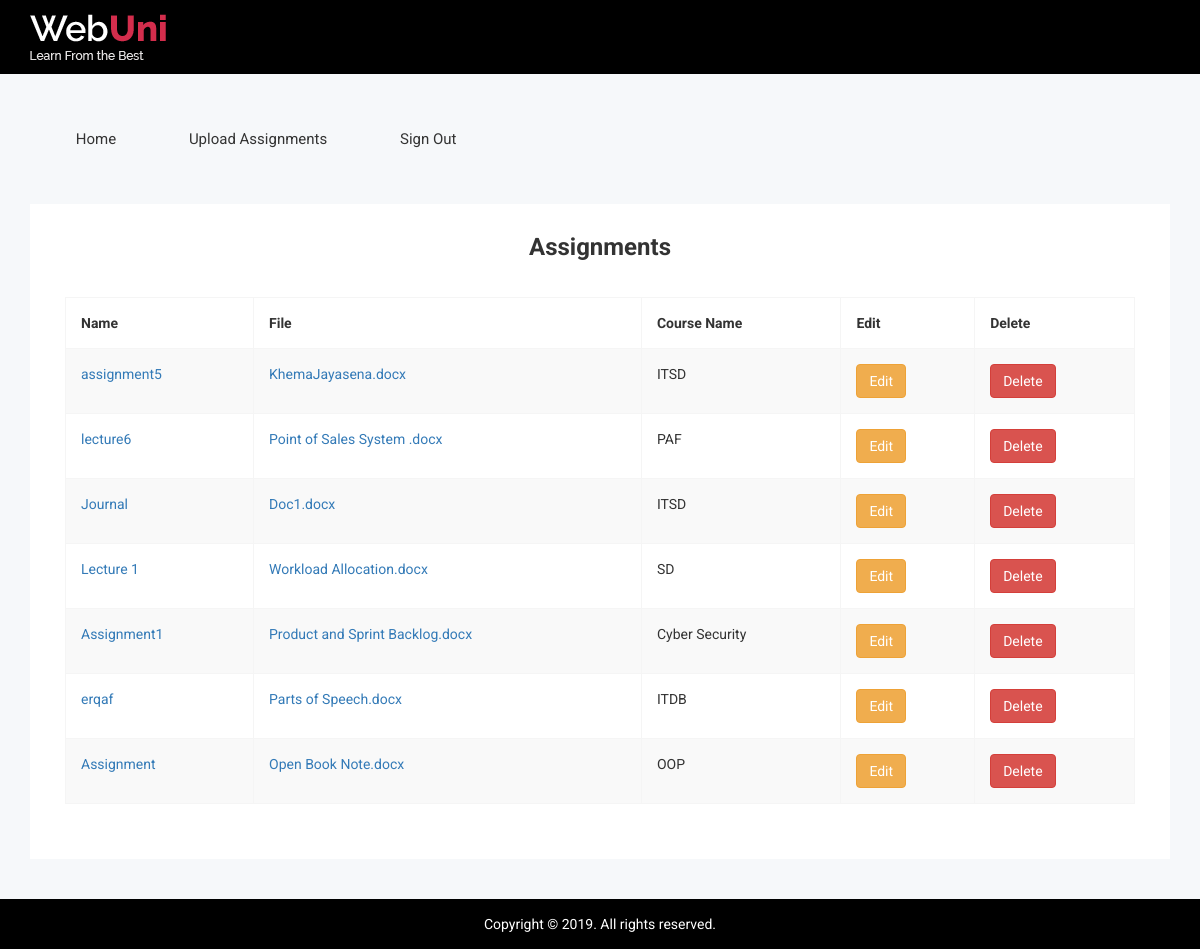
The app's page /Admin/Lecturer/assignments/index.php with its own data.
### tables this page shows
CREATE TABLE `tbl_asses` (
  `id` int(11) NOT NULL,
  `name` varchar(255) NOT NULL,
  `file` varchar(250) DEFAULT NULL,
  `course` varchar(255) NOT NULL
);

### Admin/Lecturer/assignments/index.php (the view, shortened to what this page needs)
<!doctype html>
<html class="no-js" lang="">
<?php
require_once "connection.php";
?>
<head>
  <link rel="stylesheet" href="css/bootstrap.min.css">
  <link rel="stylesheet" href="css/font-awesome.min.css">
  <link rel="stylesheet" href="css/owl.carousel.css">
  <link rel="stylesheet" href="css/owl.theme.css">
  <link rel="stylesheet" href="css/owl.transitions.css">
  <link rel="stylesheet" href="css/meanmenu/meanmenu.min.css">
  <link rel="stylesheet" href="css/animate.css">
  <link rel="stylesheet" href="css/normalize.css">
  <link rel="stylesheet" href="css/wave/waves.min.css">
  <link rel="stylesheet" href="css/wave/button.css">
  <link rel="stylesheet" href="css/scrollbar/jquery.mCustomScrollbar.min.css">
  <link rel="stylesheet" href="css/notika-custom-icon.css">
  <link rel="stylesheet" href="css/jquery.dataTables.min.css">
  <link rel="stylesheet" href="css/main.css">
  <link rel="stylesheet" href="style.css">
  <link rel="stylesheet" href="css/responsive.css">
</head>
<body>
  <?php include 'include/header_top.php';
  ?>
  <div class="main-menu-area mg-tb-40">
    <div class="container">
      <div class="row">
        <div class="col-lg-12 col-md-12 col-sm-12 col-xs-12">
          <ul class="nav nav-tabs notika-menu-wrap menu-it-icon-pro">
            <li><a href="../index.php"><i class="notika-icon notika-house"></i> Home</a>
            </li>
            <li><a href="new_add.php"><i class="notika-icon notika-file"></i> Upload Assignments</a>
            </li>
            <li><a href="../../logout.php"><i class="notika-icon notika-right-arrow"></i> Sign Out</a>
            </li>
          </ul>
        </div>
      </div>
    </div>
  </div>
  <div class="data-table-area">
    <div class="container">
      <div class="row">
        <div class="col-lg-12 col-md-12 col-sm-12 col-xs-12">
          <div class="data-table-list">
            <div class="panel-heading">
              <h3 class="text-center">Assignments</h3>
            </div>
            <div class="panel-body">
              <div class="table-responsive">
                <table class="table table-striped table-bordered table-hover">
                  <thead>
                    <tr>
                      <th>Name</th>
                      <th>File</th>
                      <th>Course Name</th>
                      <th>Edit</th>
                      <th>Delete</th>
                    </tr>
                  </thead>
                  <tbody>
                    <?php
                    $select_stmt=$db->prepare("SELECT * FROM tbl_asses");
                    $select_stmt->execute();
                    while($row=$select_stmt->fetch(PDO::FETCH_ASSOC))
                    {
                      ?>
                      <tr>
                        <td><a href="time.php?id=<?php echo $row['id']; ?>"><?php echo $row['name']; ?></a></td>
                        <td><a href="upload/<?php echo $row['file']; ?>"><?php echo $row['file']; ?></a></td>
                        <td><?php echo $row['course']; ?></td>
                        <td><a href="update.php?update_id=<?php echo $row['id']; ?>" class="btn btn-warning">Edit</a></td>
                        <td><a href="?delete_id=<?php echo $row['id']; ?>" class="btn btn-danger">Delete</a></td>
                      </tr>
                      <?php
                    }
                    ?>
                  </tbody>
                </table>
              </div>
            </div>
          </div>
        </div>
      </div>
    </div>
  </div>
<?php include 'include/footer.php'; ?>
</body>
</html>

### Admin/Lecturer/assignments/css/main.css (style rules this page uses)
html { color: #222; font-size: 1em; line-height: 1.4; }

### records on screen
tbl_asses: name "assignment5", file "KhemaJayasena.docx", course "ITSD"
tbl_asses: name "lecture6", file "Point of Sales System .docx", course "PAF"
tbl_asses: name "Journal", file "Doc1.docx", course "ITSD"
tbl_asses: name "Lecture 1", file "Workload Allocation.docx", course "SD"
tbl_asses: name "Assignment1", file "Product and Sprint Backlog.docx", course "Cyber Security"
tbl_asses: name "erqaf", file "Parts of Speech.docx", course "ITDB"
tbl_asses: name "Assignment", file "Open Book Note.docx", course "OOP"
